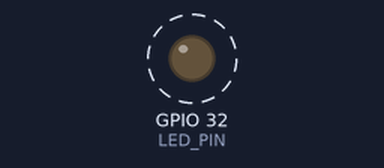
Simulated run of this sketch. Board: ESP32. Parts: output pins drawn as LEDs (lit = HIGH). Dashed ring = blinking. What the sketch prints to the serial monitor is not drawn.

Above: at 0.5 s.
Timing chart, 0 to 3.5 s (numbered marks = the images above):
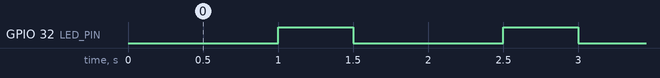

Measured:
- by itself, GPIO 32 (LED_PIN): alternates HIGH for 0.50 s and LOW for 1.0 s

The sketch:

ESP32_light_sleep.ino
```cpp
#define uS_TO_S_FACTOR 1000000 //FActor de conversion s a us
#define TIME_TO_SLEEP  10     // Tiempo que el ESP va a dormir en s
#define LED_PIN      32      //Led

void setup() {
  Serial.begin(115200);
  pinMode(LED_PIN, OUTPUT);

  //Configuracion Light Sleep
  esp_sleep_enable_timer_wakeup(TIME_TO_SLEEP*uS_TO_S_FACTOR);
  Serial.println("Configurando ESP32 para dormir por " + String(TIME_TO_SLEEP) + "segundos.");
}

void loop() {
  digitalWrite(LED_PIN, LOW);
  esp_light_sleep_start();

  digitalWrite(LED_PIN, HIGH);
  delay(500);

  print_wakeup_reason();
}

void print_wakeup_reason(){
  esp_sleep_wakeup_cause_t wakeup_reason;

  wakeup_reason = esp_sleep_get_wakeup_cause();

  switch(wakeup_reason){
    case ESP_SLEEP_WAKEUP_EXT0:
      Serial.println("Inicio causado por señal en el RTC_TO(Perifericos del RTC)");
    break;

    case ESP_SLEEP_WAKEUP_EXT1:
      Serial.println("Inicio causado por señal en el RTC_CNTL");
    break;

    case ESP_SLEEP_WAKEUP_TIMER:
      Serial.println("Inicio causado por señal en un timer");
    break;

    case ESP_SLEEP_WAKEUP_TOUCHPAD:
      Serial.println("Inicio causado por señal en un pin touch");
    break;

    case ESP_SLEEP_WAKEUP_ULP:
      Serial.println("Inicio causado por señal lanzada por el ULP Croprocessor");
    break;

    default:
      Serial.printf("El inicio no fue causado por ninguna razon conocida: %d\n", wakeup_reason);
  }
}
```
